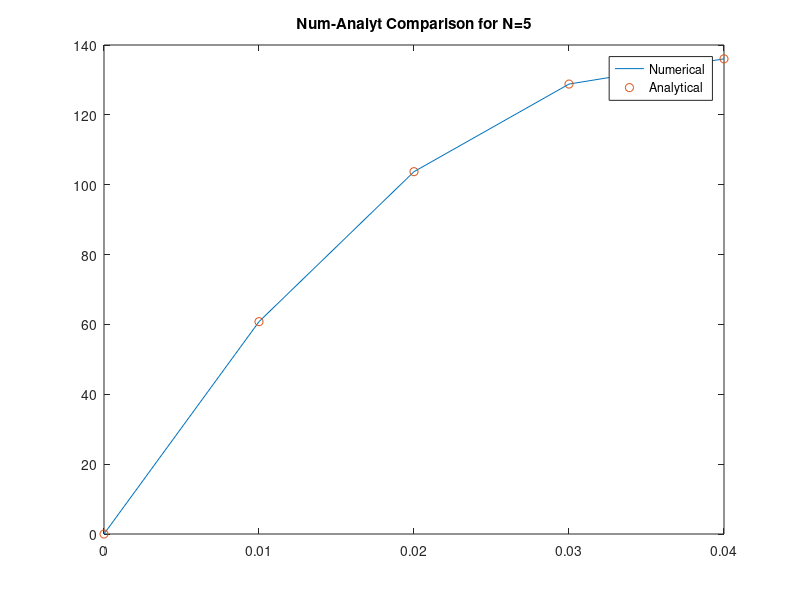
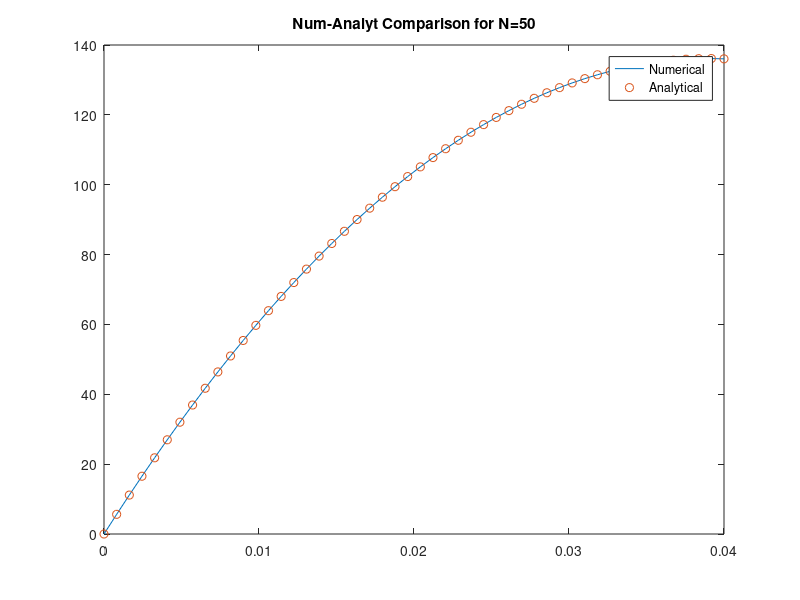
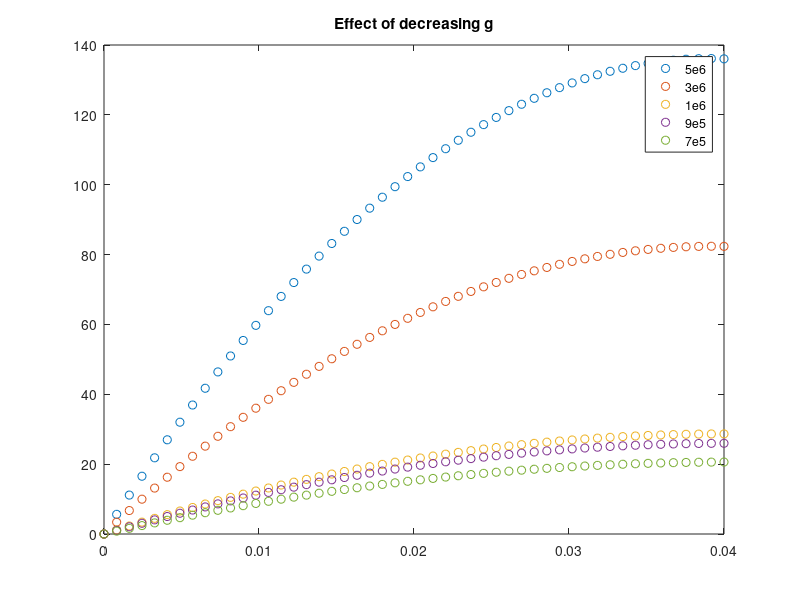
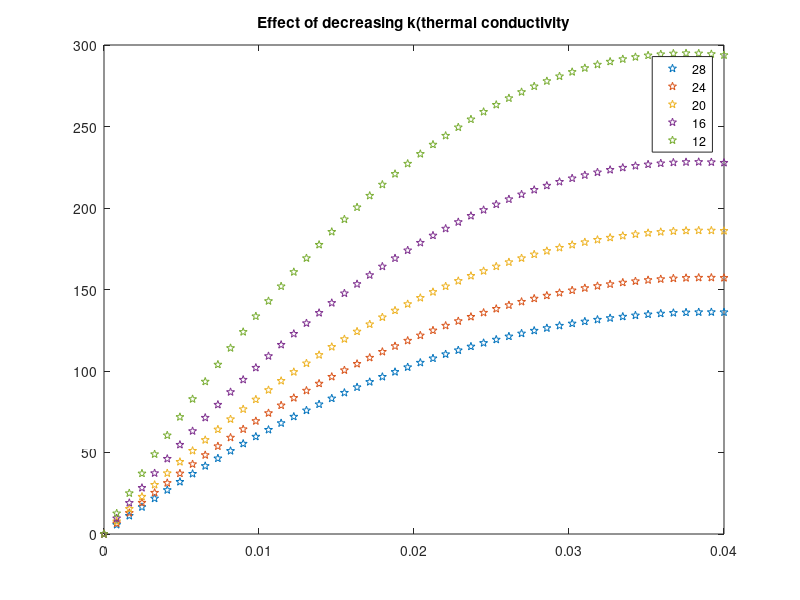

The MATLAB script that drew these images, in order:
clearvars
clear all
L = 0.04;
k = 28;
g = 5e6;
N = 5;
delx = L/(N-1);
h = 45;
T_0 = 0;
T_inf = 30;
x = linspace(0,L,N);
A = zeros(N,N);
B = zeros(N,1);
A(1,1) = 1;
B(1) = 0;
figure
for i = 2:N-1
A(i,i-1) = 1;
A(i,i) = -2;
A(i,i+1) = 1;
B(i) = -g*delx.^2/k;
end
A(N,N-1) = -1;
A(N,N) = 1 + h*delx/k;
B(N) = h*delx*T_inf/k + g*delx^2/(2*k);
T = A\B;
analy_func = @(x)(0.5*g*h*L^2/k + g*L + T_inf*h).*x/(h*L + k) - g*(x.^2)/(2*k);
plot(x,T)
hold on
plot(x,analy_func(x),'o')
title('Num-Analyt Comparison for N=5')
legend('Numerical', 'Analytical')
hold off
clearvars
clear all
L = 0.04;
k = 28;
g = 5e6;
N = 50;
delx = L/(N-1);
h = 45;
T_0 = 0;
T_inf = 30;
x = linspace(0,L,N);
A = zeros(N,N);
B = zeros(N,1);
A(1,1) = 1;
B(1) = 0;
figure
for i = 2:N-1
A(i,i-1) = 1;
A(i,i) = -2;
A(i,i+1) = 1;
B(i) = -g*delx.^2/k;
end
A(N,N-1) = -1;
A(N,N) = 1 + h*delx/k;
B(N) = h*delx*T_inf/k + g*delx^2/(2*k);
T = A\B;
analy_func = @(x)(0.5*g*h*L^2/k + g*L + T_inf*h).*x/(h*L + k) - g*(x.^2)/(2*k);
plot(x,T)
hold on
plot(x,analy_func(x),'o')
title('Num-Analyt Comparison for N=50')
legend('Numerical', 'Analytical')
hold off
clearvars
clear all
L = 0.04;
k = 28;
g = [5e6,3e6,1e6,9e5,7e5];
N = 50;
delx = L/(N-1);
h = 45;
T_0 = 0;
T_inf = 30;
figure
for j = 1:5
x = linspace(0,L,N);
A = zeros(N,N);
B = zeros(N,1);
A(1,1) = 1;
B(1) = 0;
for i = 2:N-1
A(i,i-1) = 1;
A(i,i) = -2;
A(i,i+1) = 1;
B(i) = -g(j)*delx.^2/k;
end
A(N,N-1) = -1;
A(N,N) = 1 + h*delx/k;
B(N) = h*delx*T_inf/k + g(j)*delx^2/(2*k);
T = A\B;
plot(x,T,'o')
title("Effect of decreasing g")
hold on
end
legend('5e6','3e6','1e6','9e5','7e5')
hold off
clearvars
clear all
L = 0.04;
k = [28,24,20,16,12];
g = 5e6;
N = 50;
delx = L/(N-1);
h = 45;
T_0 = 0;
T_inf = 30;
figure
for j = 1:5
x = linspace(0,L,N);
A = zeros(N,N);
B = zeros(N,1);
A(1,1) = 1;
B(1) = 0;
for i = 2:N-1
A(i,i-1) = 1;
A(i,i) = -2;
A(i,i+1) = 1;
B(i) = -g*delx.^2/k(j);
end
A(N,N-1) = -1;
A(N,N) = 1 + h*delx/k(j);
B(N) = h*delx*T_inf/k(j) + g*delx^2/(2*k(j));
T = A\B;
plot(x,T,'p')
title("Effect of decreasing k(thermal conductivity")
hold on
end
legend('28','24','20','16','12')